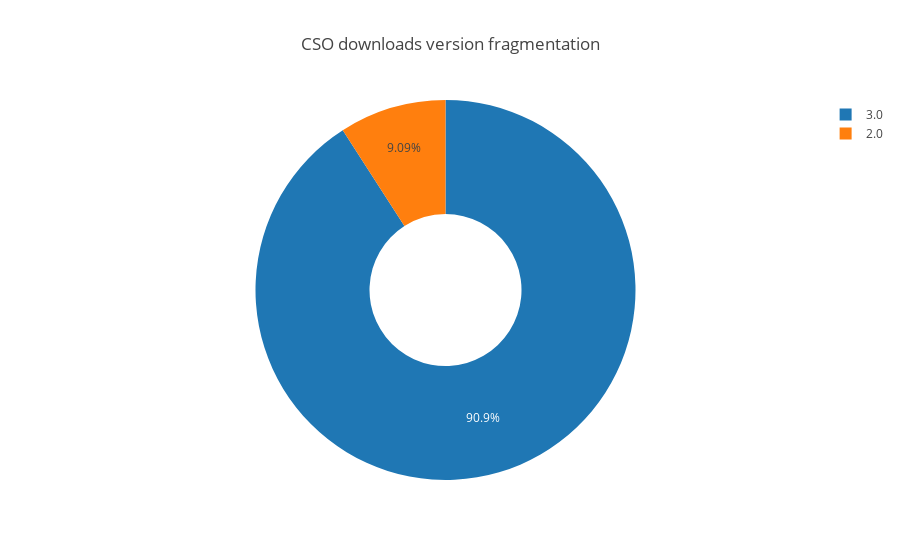

The code cell stored with this chart in its notebook:
### Markdown cell above
# Analysis of CSO downloads

### Code cell
versions = downloads_req_df.groupby('version')[['id']].nunique()

pie = go.Pie(values=versions.id,
              labels=versions.index,
              textposition='inside',
              name='Version',
              hoverinfo='label+value+name',
              hole=.4)

donut = go.Layout(title='CSO downloads version fragmentation')
fig = go.Figure(data=[pie], layout=donut)
plotly.offline.iplot(fig)
pio.write_image(fig, 'images/download_versions.png')

### Figure 1 — Plotly figure (JSON) as saved in the notebook; plotly's stock layout.template omitted (floating-point values rounded to 4 significant figures)
{"data": [{"hole": 0.4, "hoverinfo": "label+value+name", "labels": ["2.0", "3.0"], "name": "Version", "textposition": "inside", "type": "pie", "uid": "ac23de15-b9a3-4def-8da1-06961b23451b", "values": [5, 50]}], "layout": {"title": "CSO downloads version fragmentation"}}
